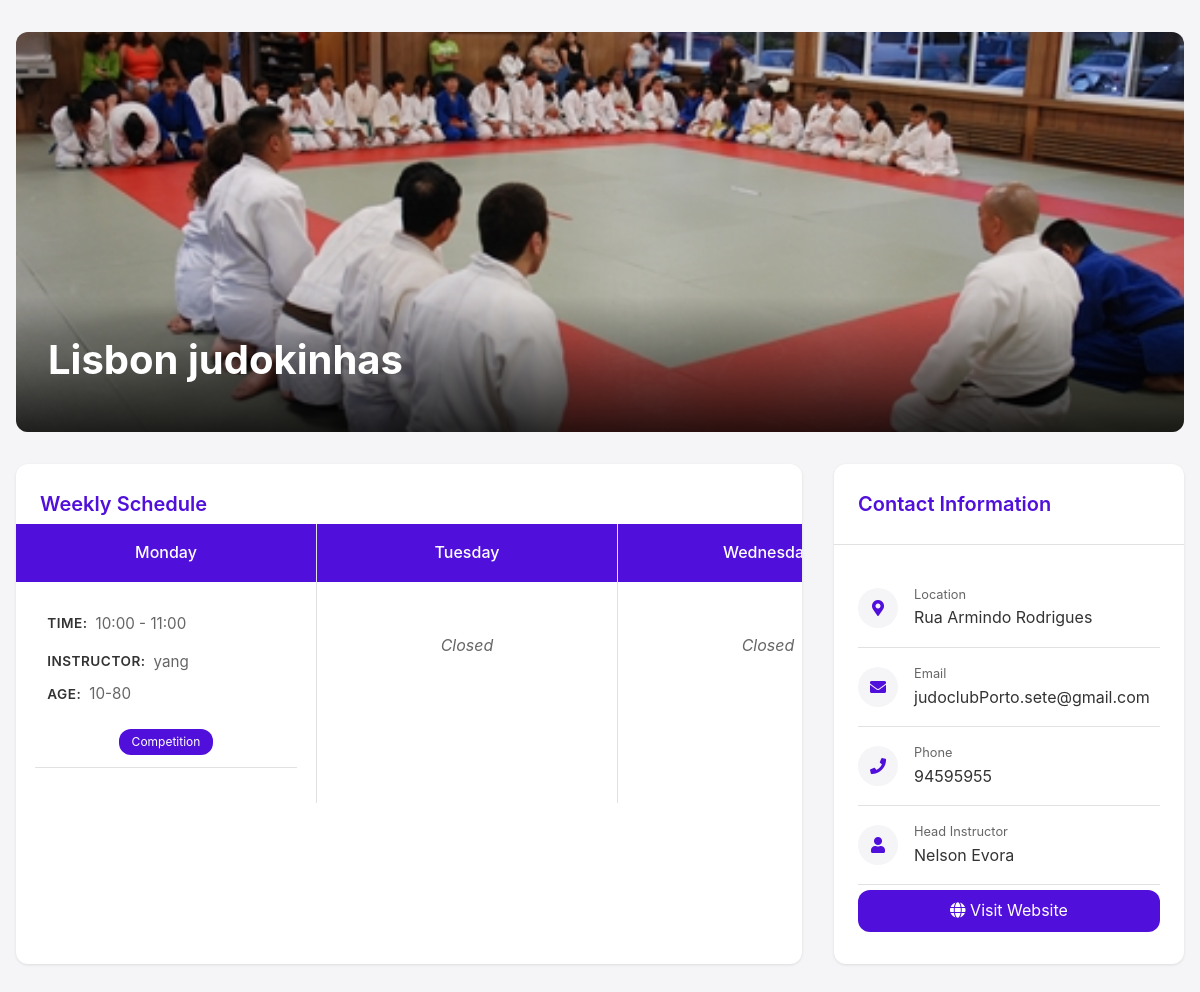
Page /dojo_details?dojo_id=1 on the committed database.
### tables this page shows
CREATE TABLE dojos(
        id INTEGER PRIMARY KEY AUTOINCREMENT,
        name TEXT NOT NULL,
        address TEXT,
        city TEXT,
        website TEXT,
        phone TEXT,
        email TEXT,
        sensei_path TEXT,
        image_path TEXT,
        price_per_month TEXT,
        head_instructor TEXT,
        latitude REAL,
        longitude REAL,
        user_id INTEGER,
        FOREIGN KEY (user_id) REFERENCES users(id) ON DELETE CASCADE
    );

CREATE TABLE schedules (
            id INTEGER PRIMARY KEY AUTOINCREMENT,
            dojo_id INTEGER NOT NULL,
            day_of_week TEXT NOT NULL,
            start_time TIME NOT NULL,
            end_time TIME NOT NULL,
            instructor TEXT,
            competition_only BOOLEAN,
            age_range TEXT,
            FOREIGN KEY (dojo_id) REFERENCES dojos(id) ON DELETE CASCADE
        );

### app.py (the view)
@app.route('/dojo_details',methods=['GET'])
def dojo_details():
    dojo_id = request.args.get('dojo_id')
    dojo_details,schedules = get_dojo_details_with_schedules(dojo_id)
    return render_template('dojo_details.html',dojo_details=dojo_details,schedules=schedules)

### app.py (called while the page is built)
def get_dojo_details_with_schedules(dojo_id):
    conn = sqlite3.connect('./DB/dojo_listings.db')
    cursor = conn.cursor()
    cursor.execute('''
        SELECT d.name, d.address, d.website, d.email, d.sensei_path, d.image_path, d.phone, d.head_instructor,
               s.day_of_week, s.start_time, s.end_time, s.instructor, s.competition_only, s.age_range
        FROM dojos d
        LEFT JOIN schedules s ON d.id = s.dojo_id
        WHERE d.id = ?
    ''', (dojo_id,))
    results = cursor.fetchall()
    conn.close()
    if results:
        dojo_details = results[0][:8]  # First 9 fields are dojo details
        schedules = [result[8:] for result in results if result[8] is not None]  # Remaining fields are schedules
        return dojo_details, schedules
    else:
        return None, []

### templates/dojo_details.html (shortened to what this page needs)
<!DOCTYPE html>
<html lang="en">
<head>
    <link rel="stylesheet" href="https://cdnjs.cloudflare.com/ajax/libs/font-awesome/5.15.4/css/all.min.css">
</head>
<body>
    <div class="container">
        <div class="hero">
            <img class="hero-image" src="{{dojo_details[5]}}" alt="{{dojo_details[0]}}">
            <div class="hero-overlay">
                <h1 class="dojo-name">{{dojo_details[0]}}</h1>
            </div>
        </div>
        <div class="content">
            <div class="card">
                <div class="card-header">
                    <h2 class="card-title">Weekly Schedule</h2>
                </div>
                <div class="schedule-grid-container">
                    <div class="schedule-grid">
                        {% for day in ['Monday', 'Tuesday', 'Wednesday', 'Thursday', 'Friday', 'Saturday', 'Sunday'] %}
                        <div class="day-column">
                            <div class="day-header">{{day}}</div>
                            <div class="day-content">
                                {% set day_schedule = [] %}
                                {% if day_schedule %}
                                    {% for schedule in day_schedule %}
                                    <div class="class-item">
                                        <div class="class-info">
                                            <div class="class-time">
                                                <span class="label">Time:</span>
                                                <span class="value">{{schedule[1]}} - {{schedule[2]}}</span>
                                            </div>
                                            <div class="instructor-container">
                                                <span class="label">Instructor:</span>
                                                <span class="value">{{schedule[3]}}</span>
                                            </div>
                                            <div class="age-container">
                                                <span class="label">Age:</span>
                                                <span class="value">{{schedule[5]}}</span>
                                            </div>
                                            {% if schedule[4] %}
                                                <div class="competition-wrapper">
                                                    <span class="competition-badge">Competition</span>
                                                </div>
                                            {% endif %}
                                        </div>
                                    </div>
                                    {% endfor %}
                                {% else %}
                                    <div class="closed">Closed</div>
                                {% endif %}
                            </div>
                        </div>
                        {% endfor %}
                    </div>
                </div>
            </div>
            <div class="card">
                <div class="card-header">
                    <h2 class="card-title">Contact Information</h2>
                </div>
                <div class="contact-list">
                    <div class="contact-item">
                        <div class="contact-icon">
                            <i class="fas fa-map-marker-alt"></i>
                        </div>
                        <div class="contact-text">
                            <div class="contact-label">Location</div>
                            <a href="https://www.google.com/maps/search/?api=1&query={{dojo_details[1]|urlencode}}"
                               target="_blank"
                               class="contact-link">
                                {{dojo_details[1]}}
                            </a>
                        </div>
                    </div>
                    <div class="contact-item">
                        <div class="contact-icon">
                            <i class="fas fa-envelope"></i>
                        </div>
                        <div class="contact-text">
                            <div class="contact-label">Email</div>
                            <a href="mailto:{{dojo_details[3]}}" class="contact-link">
                                {{dojo_details[3]}}
                            </a>
                        </div>
                    </div>
                    <div class="contact-item">
                        <div class="contact-icon">
                            <i class="fas fa-phone"></i>
                        </div>
                        <div class="contact-text">
                            <div class="contact-label">Phone</div>
                            {{dojo_details[6]}}
                        </div>
                    </div>
                    <div class="contact-item">
                        <div class="contact-icon">
                            {% if dojo_details[4] %}
                                <img src="{{ dojo_details[4] }}" alt="Head Instructor" style="width: 100%; height: 100%; border-radius: 50%; object-fit: cover;">
                            {% else %}
                                <i class="fas fa-user"></i>
                            {% endif %}
                        </div>
                        <div class="contact-text">
                            <div class="contact-label">Head Instructor</div>
                            {{dojo_details[7]}}
                        </div>
                    </div>
                    <a href="{{dojo_details[2]}}" class="website-btn">
                        <i class="fas fa-globe"></i> Visit Website
                    </a>
                </div>
            </div>
        </div>
    </div>
</body>
</html>

### templates/dojo_details.html (style rules this page uses)
:root { --primary-color: #500FDB; --primary-hover: #3e0cb3; --text-color: #333; --secondary-text: #666; --background: #f5f5f7; --card-bg: #ffffff; --border: #e1e1e1; --shadow: 0 1px 3px rgba(0,0,0,0.1); --radius: 12px; }
* { margin: 0; padding: 0; box-sizing: border-box; }
body { font-family: -apple-system, BlinkMacSystemFont, 'Segoe UI', Roboto, sans-serif; background: var(--background); color: var(--text-color); line-height: 1.6; }
.container { max-width: 1200px; margin: 0 auto; padding: 2rem 1rem; }
.hero { position: relative; height: 400px; border-radius: var(--radius); overflow: hidden; margin-bottom: 2rem; }
.hero-image { width: 100%; height: 100%; object-fit: cover; }
.hero-overlay { position: absolute; bottom: 0; left: 0; right: 0; background: linear-gradient(transparent, rgba(0,0,0,0.8)); padding: 2rem; color: white; }
.dojo-name { font-size: 2.5rem; font-weight: 700; margin-bottom: 0.5rem; }
.content { display: grid; grid-template-columns: 1fr 350px; gap: 2rem; }
.card { background: var(--card-bg); border-radius: var(--radius); box-shadow: var(--shadow); height: 500px; position: relative; overflow: hidden; }
.card-header { padding: 1.5rem; border-bottom: 1px solid var(--border); }
.card-title { font-size: 1.25rem; color: var(--primary-color); font-weight: 600; }
.schedule-grid-container { position: absolute; top: 60px; left: 0; right: 0; bottom: 0; overflow: auto; -webkit-overflow-scrolling: touch; }
.schedule-grid { display: grid; grid-template-columns: repeat(7, 300px); gap: 1px; background: var(--border); min-width: min-content; height: min-content; }
.day-column { background: var(--card-bg); min-width: 300px; }
.day-header { position: sticky; top: 0; z-index: 1; padding: 1rem; text-align: center; background: var(--primary-color); color: white; font-weight: 500; }
.day-content { padding: 1.2rem; min-height: 200px; }
.class-item { margin-bottom: 1rem; padding: 0.75rem; border-bottom: 1px solid var(--border); position: relative; }
.class-info { display: flex; flex-direction: column; gap: 0.5rem; }
.class-time, .class-instructor, .class-age { display: flex; gap: 0.5rem; line-height: 1.4; }
.class-time { display: flex; align-items: center; gap: 0.5rem; margin-bottom: 0.5rem; color: var(--text-color); }
.instructor-container, .age-container { display: flex; align-items: center; gap: 0.5rem; }
.age-container { margin-bottom: 0.4rem; }
.label { font-size: 0.85rem; color: var(--text-color); text-transform: uppercase; letter-spacing: 0.5px; font-weight: 600; }
.value { font-size: 0.95rem; color: var(--secondary-text); font-weight: 400; }
.competition-wrapper { display: flex; justify-content: center; width: 100%; margin-top: 0.5rem; }
.competition-badge { display: inline-flex; align-items: center; background: var(--primary-color); color: white; font-size: 0.75rem; padding: 0.2rem 0.8rem; border-radius: 12px; width: fit-content; }
.closed { color: var(--secondary-text); font-style: italic; text-align: center; padding: 2rem 0; }
.contact-list { padding: 1.5rem; }
.contact-item { display: flex; align-items: center; gap: 1rem; padding: 1rem 0; border-bottom: 1px solid var(--border); }
.contact-icon { width: 40px; height: 40px; background: var(--background); border-radius: 50%; display: flex; align-items: center; justify-content: center; color: var(--primary-color); }
.contact-text { flex: 1; }
.contact-label { font-size: 0.8rem; color: var(--secondary-text); }
.website-btn { display: block; background: var(--primary-color); color: white; text-decoration: none; margin-top: 0.3rem; padding: 0.5rem; text-align: center; border-radius: var(--radius); transition: all 0.3s ease; }
.schedule-grid-container { scrollbar-width: thin; scrollbar-color: var(--primary-color) #F5F5F5; }
.class-time .label { color: var(--text-color); }
.class-time .value { color: var(--secondary-text); }
.contact-link { color: var(--text-color); text-decoration: none; transition: color 0.3s ease; }

### rows in the picture
dojos: image_path (picture), name "Lisbon judokinhas", address "Rua Armindo Rodrigues", email "judoclubPorto.sete@gmail.com", phone "94595955", head_instructor "Nelson Evora"
schedules: start_time "10:00", end_time "11:00", instructor "yang", age_range "10-80"

### other values in the picture
{{ day }} "Monday" "Tuesday"
